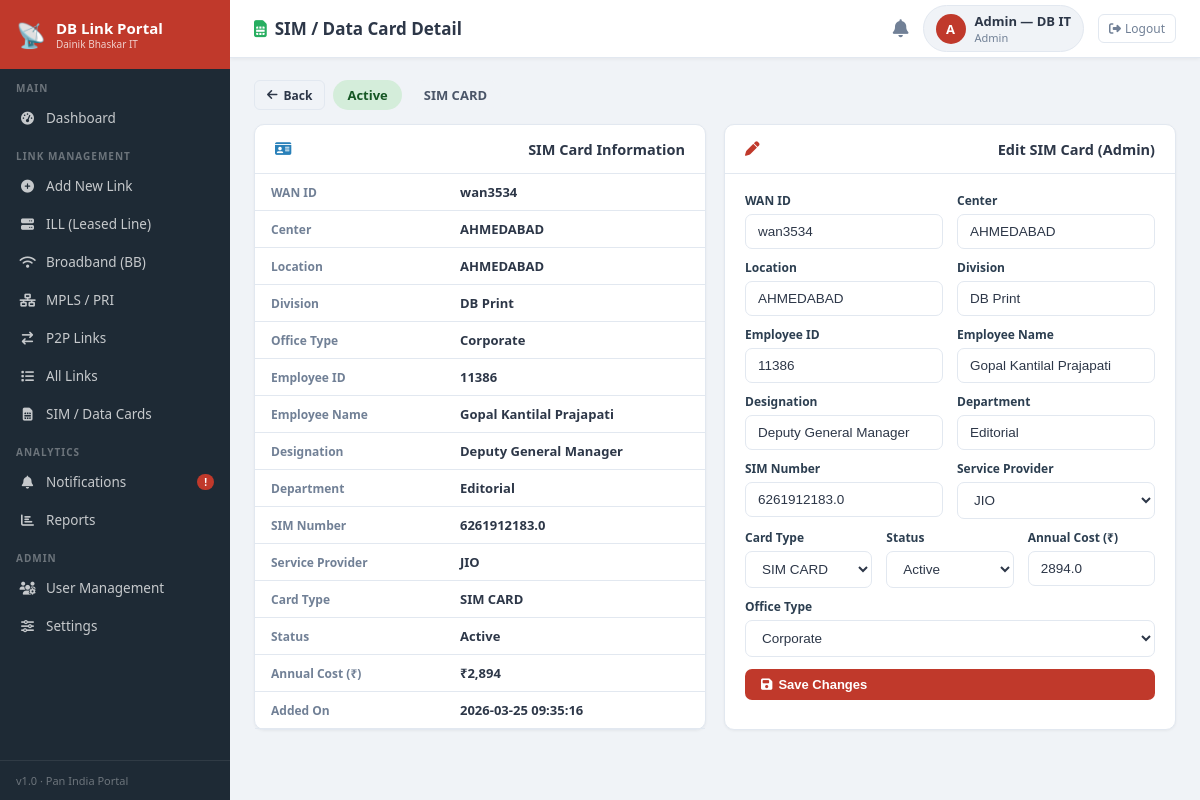
/sim-cards/1 (signed in), run on the app's committed database.
### tables this page shows
CREATE TABLE sim_cards (
    id INTEGER PRIMARY KEY AUTOINCREMENT,
    wan_id TEXT DEFAULT '',
    center TEXT DEFAULT '',
    location TEXT DEFAULT '',
    division TEXT DEFAULT '',
    office_type TEXT DEFAULT '',
    employee_id TEXT DEFAULT '',
    employee_name TEXT DEFAULT '',
    sim_number TEXT DEFAULT '',
    service_provider TEXT DEFAULT '',
    card_type TEXT DEFAULT '',
    emp_status TEXT DEFAULT 'Active',
    designation TEXT DEFAULT '',
    department TEXT DEFAULT '',
    arc REAL DEFAULT 0,
    state TEXT DEFAULT '',
    created_at TEXT DEFAULT (datetime('now','localtime'))
);

### app.py (the view, shortened to what this page needs)
@app.route('/sim-cards/<int:sid>', methods=['GET','POST'])
@login_required
def sim_detail(sid):
    db  = get_db()
    sim = db.execute('SELECT * FROM sim_cards WHERE id=?', (sid,)).fetchone()
    if not sim:
        db.close(); flash('SIM card not found','error'); return redirect(url_for('sim_cards'))
    db.close()
    return render_template('sim_detail.html', sim=sim)

### app.py (called while the page is built)
def get_db():
    conn = sqlite3.connect(DB_PATH)
    conn.row_factory = sqlite3.Row
    return conn

def login_required(f):
    @functools.wraps(f)
    def w(*a,**k):
        if 'user_id' not in session: return redirect(url_for('login'))
        return f(*a,**k)
    return w

### templates/sim_detail.html (shortened to what this page needs)
{% extends 'base.html' %}
{% block page_title %}<i class="fas fa-sim-card" style="color:var(--green);margin-right:8px"></i>SIM / Data Card Detail{% endblock %}
{% block content %}
<div style="margin-bottom:14px;display:flex;gap:8px">
  <a href="/sim-cards" class="btn btn-outline btn-sm"><i class="fas fa-arrow-left"></i> Back</a>
  <span class="badge {{ 'b-green' if sim['emp_status']=='Active' else 'b-red' }}" style="padding:6px 14px;font-size:13px">
    {{ sim['emp_status'] }}
  </span>
  <span class="badge b-gray" style="padding:6px 14px;font-size:13px">{{ sim['card_type'] }}</span>
</div>
<div class="g2 mb">
  <div class="card">
    <div class="card-header"><i class="fas fa-id-card" style="color:var(--blue);margin-right:7px"></i>SIM Card Information</div>
    <div class="card-body-p0">
      <table class="tbl">
        {% for label, val in info %}
        {% if val %}
        <tr>
          <td style="color:var(--muted);font-size:12px;font-weight:600;width:42%;padding:9px 16px;border-bottom:1px solid var(--border)">{{ label }}</td>
          <td style="font-weight:600;font-size:13px;padding:9px 16px;border-bottom:1px solid var(--border)">{{ val }}</td>
        </tr>
        {% endif %}
        {% endfor %}
      </table>
    </div>
  </div>
  <div class="card">
    <div class="card-header"><i class="fas fa-pen" style="color:var(--red);margin-right:7px"></i>
      {{ 'Edit SIM Card (Admin)' if session.get('role')=='admin' else 'Edit - Admin Permission Required' }}
    </div>
    <div class="card-body">
      {% if session.get('role') == 'admin' %}
      <form method="POST">
        <div class="form-row form-row-2" style="margin-bottom:10px">
          <div class="form-group">
            <label class="form-label">WAN ID</label>
            <input type="text" name="wan_id" class="form-control" value="{{ sim['wan_id'] or '' }}">
          </div>
          <div class="form-group">
            <label class="form-label">Center</label>
            <input type="text" name="center" class="form-control" value="{{ sim['center'] or '' }}">
          </div>
        </div>
        <div class="form-row form-row-2" style="margin-bottom:10px">
          <div class="form-group">
            <label class="form-label">Location</label>
            <input type="text" name="location" class="form-control" value="{{ sim['location'] or '' }}">
          </div>
          <div class="form-group">
            <label class="form-label">Division</label>
            <input type="text" name="division" class="form-control" value="{{ sim['division'] or '' }}">
          </div>
        </div>
        <div class="form-row form-row-2" style="margin-bottom:10px">
          <div class="form-group">
            <label class="form-label">Employee ID</label>
            <input type="text" name="employee_id" class="form-control" value="{{ sim['employee_id'] or '' }}">
          </div>
          <div class="form-group">
            <label class="form-label">Employee Name</label>
            <input type="text" name="employee_name" class="form-control" value="{{ sim['employee_name'] or '' }}">
          </div>
        </div>
        <div class="form-row form-row-2" style="margin-bottom:10px">
          <div class="form-group">
            <label class="form-label">Designation</label>
            <input type="text" name="designation" class="form-control" value="{{ sim['designation'] or '' }}">
          </div>
          <div class="form-group">
            <label class="form-label">Department</label>
            <input type="text" name="department" class="form-control" value="{{ sim['department'] or '' }}">
          </div>
        </div>
        <div class="form-row form-row-2" style="margin-bottom:10px">
          <div class="form-group">
            <label class="form-label">SIM Number</label>
            <input type="text" name="sim_number" class="form-control" value="{{ sim['sim_number'] or '' }}">
          </div>
          <div class="form-group">
            <label class="form-label">Service Provider</label>
            <select name="service_provider" class="form-control">
              {% for p in ['JIO','Airtel','BSNL','Vi','Vodafone','IDEA'] %}
              <option {{ 'selected' if sim['service_provider']==p }}>{{ p }}</option>
              {% endfor %}
            </select>
          </div>
        </div>
        <div class="form-row form-row-3" style="margin-bottom:10px">
          <div class="form-group">
            <label class="form-label">Card Type</label>
            <select name="card_type" class="form-control">
              <option {{ 'selected' if sim['card_type']=='SIM CARD' }}>SIM CARD</option>
            </select>
          </div>
          <div class="form-group">
            <label class="form-label">Status</label>
            <select name="emp_status" class="form-control">
              <option {{ 'selected' if sim['emp_status']=='Active' }}>Active</option>
            </select>
          </div>
          <div class="form-group">
            <label class="form-label">Annual Cost (₹)</label>
            <input type="number" name="arc" class="form-control" value="{{ sim['arc'] or 0 }}">
          </div>
        </div>
        <div class="form-group" style="margin-bottom:12px">
          <label class="form-label">Office Type</label>
          <select name="office_type" class="form-control">
            {% for o in ['Corporate','Office','Press','Editorial','Field'] %}
            <option {{ 'selected' if sim['office_type']==o }}>{{ o }}</option>
            {% endfor %}
          </select>
        </div>
        <button type="submit" class="btn btn-red" style="width:100%"><i class="fas fa-floppy-disk"></i> Save Changes</button>
      </form>
      {% else %}
      <div style="padding:30px;text-align:center;color:var(--muted)">
        <i class="fas fa-lock" style="font-size:32px;display:block;margin-bottom:10px;color:var(--red)"></i>
        SIM card edit karne ke liye Admin access chahiye
      </div>
      {% endif %}
    </div>
  </div>
</div>
{% endblock %}

### templates/base.html (style rules this page uses)
:root { --red:#c0392b;--red2:#96281b;--dark:#1e2a35;--dark2:#2c3e50; --bg:#f0f3f7;--card:#fff;--border:#e2e8f0; --green:#27ae60;--orange:#e67e22;--blue:#2980b9;--purple:#8e44ad; --text:#2d3748;--muted:#718096; }
* { margin:0;padding:0;box-sizing:border-box }
body { font-family:'Segoe UI',Tahoma,sans-serif;background:var(--bg);color:var(--text);display:flex;min-height:100vh }
.card { background:var(--card);border-radius:10px;border:1px solid var(--border);box-shadow:0 1px 3px rgba(0,0,0,.05) }
.card-header { padding:14px 20px;border-bottom:1px solid var(--border);font-size:14.5px;font-weight:600;display:flex;align-items:center;justify-content:space-between;gap:10px }
.card-body { padding:18px 20px }
.card-body-p0 { padding:0 }
table.tbl { width:100%;border-collapse:collapse;font-size:13px }
table.tbl td { padding:10px 14px;border-bottom:1px solid var(--border);vertical-align:middle }
table.tbl tr:last-child td { border-bottom:none }
.badge { display:inline-flex;align-items:center;gap:3px;padding:3px 9px;border-radius:20px;font-size:11px;font-weight:700;white-space:nowrap }
.b-green { background:#d4edda;color:#155724 }
.b-gray { background:#f0f3f7;color:#4a5568 }
.btn { display:inline-flex;align-items:center;gap:6px;padding:8px 16px;border-radius:7px;border:none;cursor:pointer;font-size:13px;font-weight:600;text-decoration:none;transition:all .18s;white-space:nowrap }
.btn-red { background:var(--red);color:#fff }
.btn-outline { background:none;border:1px solid var(--border);color:var(--text) }
.btn-sm { padding:5px 12px;font-size:12px;border-radius:6px }
.form-row { display:grid;gap:14px }
.form-row-2 { grid-template-columns:1fr 1fr }
.form-row-3 { grid-template-columns:1fr 1fr 1fr }
.form-group { display:flex;flex-direction:column;gap:5px }
.form-label { font-size:12px;font-weight:700;color:var(--dark2) }
.form-control { padding:9px 12px;border:1.5px solid var(--border);border-radius:7px;font-size:13.5px;outline:none;background:#fff;color:var(--text);transition:border .18s;width:100% }
select.form-control { cursor:pointer }
.g2 { display:grid;grid-template-columns:1fr 1fr;gap:18px }
.mb { margin-bottom:18px }

### data on the page
sim_cards: emp_status "Active", card_type "SIM CARD", label "WAN ID", wan "wan3534", label "Center", center "AHMEDABAD", label "Location", location "AHMEDABAD", label "Division", division "DB Print", label "Office Type", office_type "Corporate", label "Employee ID", employee "11386", label "Employee Name", employee_name "Gopal Kantilal Prajapati", label "Designation", designation "Deputy General Manager", label "Department", department "Editorial", label "SIM Number", sim_number "6261912183.0", label "Service Provider", service_provider "JIO", label "Card Type", label "Status", label "Added On", created_at "2026-03-25 09:35:16", wan_id "wan3534", employee_id "11386", arc "2894.0"

### other printed values
{{ (session.get('full_name') or session.get('username','U'))[0].upper() }} "A"
{{ session.get('full_name') or session.get('username') }} "Admin — DB IT"
{{ session.get('role','').title() }} "Admin"
{{ label }} "Annual Cost (₹)"
{{ val }} "₹2,894"
form field service_provider "JIO"
form field office_type "Corporate"
